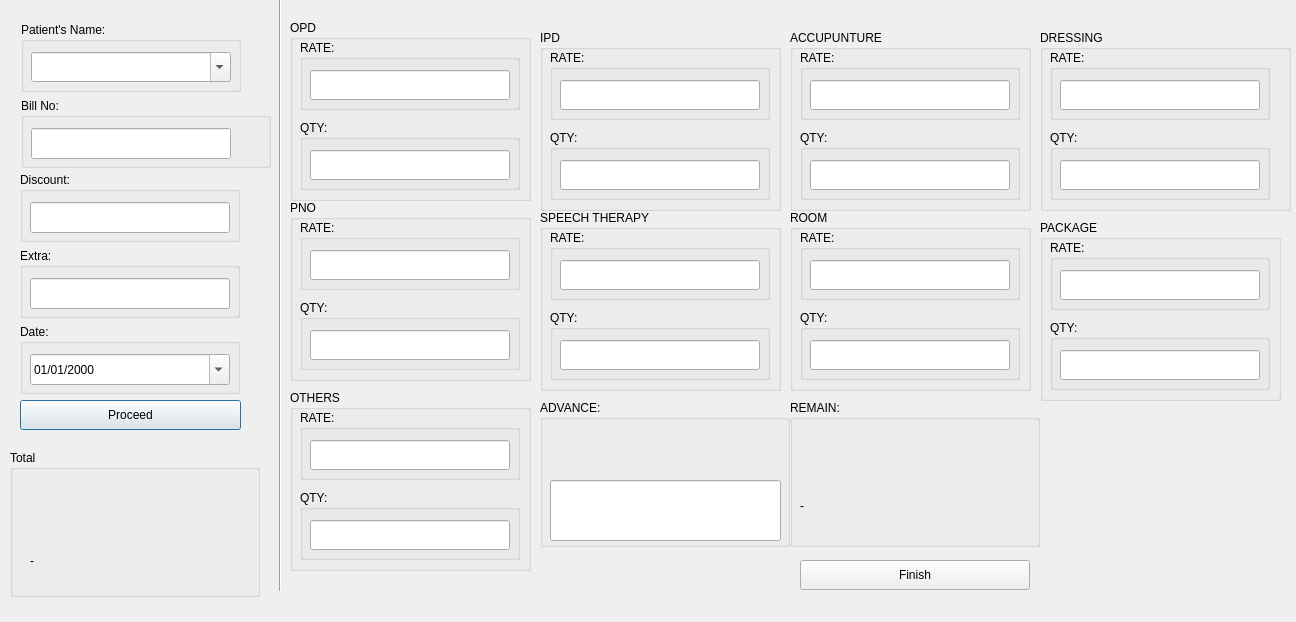
<?xml version="1.0" encoding="UTF-8"?>
<ui version="4.0">
 <class>All_Bill_Dialog</class>
 <widget class="QDialog" name="All_Bill_Dialog">
  <property name="geometry">
   <rect>
    <x>0</x>
    <y>0</y>
    <width>1296</width>
    <height>622</height>
   </rect>
  </property>
  <property name="windowTitle">
   <string>Bill</string>
  </property>
  <widget class="Line" name="line">
   <property name="geometry">
    <rect>
     <x>270</x>
     <y>-40</y>
     <width>20</width>
     <height>631</height>
    </rect>
   </property>
   <property name="orientation">
    <enum>Qt::Vertical</enum>
   </property>
  </widget>
  <widget class="QGroupBox" name="groupBox_11">
   <property name="geometry">
    <rect>
     <x>290</x>
     <y>20</y>
     <width>241</width>
     <height>181</height>
    </rect>
   </property>
   <property name="title">
    <string>OPD</string>
   </property>
   <widget class="QGroupBox" name="groupBox_4">
    <property name="geometry">
     <rect>
      <x>10</x>
      <y>100</y>
      <width>220</width>
      <height>70</height>
     </rect>
    </property>
    <property name="minimumSize">
     <size>
      <width>220</width>
      <height>70</height>
     </size>
    </property>
    <property name="title">
     <string>QTY:</string>
    </property>
    <widget class="QLineEdit" name="lineEdit_3">
     <property name="geometry">
      <rect>
       <x>10</x>
       <y>30</y>
       <width>200</width>
       <height>30</height>
      </rect>
     </property>
     <property name="minimumSize">
      <size>
       <width>200</width>
       <height>30</height>
      </size>
     </property>
    </widget>
   </widget>
   <widget class="QGroupBox" name="groupBox_2">
    <property name="geometry">
     <rect>
      <x>10</x>
      <y>20</y>
      <width>220</width>
      <height>70</height>
     </rect>
    </property>
    <property name="minimumSize">
     <size>
      <width>220</width>
      <height>70</height>
     </size>
    </property>
    <property name="title">
     <string>RATE:</string>
    </property>
    <widget class="QLineEdit" name="lineEdit_2">
     <property name="geometry">
      <rect>
       <x>10</x>
       <y>30</y>
       <width>200</width>
       <height>30</height>
      </rect>
     </property>
     <property name="minimumSize">
      <size>
       <width>200</width>
       <height>30</height>
      </size>
     </property>
    </widget>
   </widget>
  </widget>
  <widget class="QGroupBox" name="groupBox_12">
   <property name="geometry">
    <rect>
     <x>540</x>
     <y>30</y>
     <width>241</width>
     <height>181</height>
    </rect>
   </property>
   <property name="title">
    <string>IPD</string>
   </property>
   <widget class="QGroupBox" name="groupBox_15">
    <property name="geometry">
     <rect>
      <x>10</x>
      <y>100</y>
      <width>220</width>
      <height>70</height>
     </rect>
    </property>
    <property name="minimumSize">
     <size>
      <width>220</width>
      <height>70</height>
     </size>
    </property>
    <property name="title">
     <string>QTY:</string>
    </property>
    <widget class="QLineEdit" name="lineEdit_9">
     <property name="geometry">
      <rect>
       <x>10</x>
       <y>30</y>
       <width>200</width>
       <height>30</height>
      </rect>
     </property>
     <property name="minimumSize">
      <size>
       <width>200</width>
       <height>30</height>
      </size>
     </property>
    </widget>
   </widget>
   <widget class="QGroupBox" name="groupBox_16">
    <property name="geometry">
     <rect>
      <x>10</x>
      <y>20</y>
      <width>220</width>
      <height>70</height>
     </rect>
    </property>
    <property name="minimumSize">
     <size>
      <width>220</width>
      <height>70</height>
     </size>
    </property>
    <property name="title">
     <string>RATE:</string>
    </property>
    <widget class="QLineEdit" name="lineEdit_10">
     <property name="geometry">
      <rect>
       <x>10</x>
       <y>30</y>
       <width>200</width>
       <height>30</height>
      </rect>
     </property>
     <property name="minimumSize">
      <size>
       <width>200</width>
       <height>30</height>
      </size>
     </property>
    </widget>
   </widget>
  </widget>
  <widget class="QGroupBox" name="groupBox_17">
   <property name="geometry">
    <rect>
     <x>290</x>
     <y>200</y>
     <width>241</width>
     <height>181</height>
    </rect>
   </property>
   <property name="title">
    <string>PNO</string>
   </property>
   <widget class="QGroupBox" name="groupBox_18">
    <property name="geometry">
     <rect>
      <x>10</x>
      <y>100</y>
      <width>220</width>
      <height>70</height>
     </rect>
    </property>
    <property name="minimumSize">
     <size>
      <width>220</width>
      <height>70</height>
     </size>
    </property>
    <property name="title">
     <string>QTY:</string>
    </property>
    <widget class="QLineEdit" name="lineEdit_11">
     <property name="geometry">
      <rect>
       <x>10</x>
       <y>30</y>
       <width>200</width>
       <height>30</height>
      </rect>
     </property>
     <property name="minimumSize">
      <size>
       <width>200</width>
       <height>30</height>
      </size>
     </property>
    </widget>
   </widget>
   <widget class="QGroupBox" name="groupBox_19">
    <property name="geometry">
     <rect>
      <x>10</x>
      <y>20</y>
      <width>220</width>
      <height>70</height>
     </rect>
    </property>
    <property name="minimumSize">
     <size>
      <width>220</width>
      <height>70</height>
     </size>
    </property>
    <property name="title">
     <string>RATE:</string>
    </property>
    <widget class="QLineEdit" name="lineEdit_12">
     <property name="geometry">
      <rect>
       <x>10</x>
       <y>30</y>
       <width>200</width>
       <height>30</height>
      </rect>
     </property>
     <property name="minimumSize">
      <size>
       <width>200</width>
       <height>30</height>
      </size>
     </property>
    </widget>
   </widget>
  </widget>
  <widget class="QGroupBox" name="groupBox_20">
   <property name="geometry">
    <rect>
     <x>540</x>
     <y>210</y>
     <width>241</width>
     <height>181</height>
    </rect>
   </property>
   <property name="title">
    <string>SPEECH THERAPY</string>
   </property>
   <widget class="QGroupBox" name="groupBox_23">
    <property name="geometry">
     <rect>
      <x>10</x>
      <y>100</y>
      <width>220</width>
      <height>70</height>
     </rect>
    </property>
    <property name="minimumSize">
     <size>
      <width>220</width>
      <height>70</height>
     </size>
    </property>
    <property name="title">
     <string>QTY:</string>
    </property>
    <widget class="QLineEdit" name="lineEdit_15">
     <property name="geometry">
      <rect>
       <x>10</x>
       <y>30</y>
       <width>200</width>
       <height>30</height>
      </rect>
     </property>
     <property name="minimumSize">
      <size>
       <width>200</width>
       <height>30</height>
      </size>
     </property>
    </widget>
   </widget>
   <widget class="QGroupBox" name="groupBox_24">
    <property name="geometry">
     <rect>
      <x>10</x>
      <y>20</y>
      <width>220</width>
      <height>70</height>
     </rect>
    </property>
    <property name="minimumSize">
     <size>
      <width>220</width>
      <height>70</height>
     </size>
    </property>
    <property name="title">
     <string>RATE:</string>
    </property>
    <widget class="QLineEdit" name="lineEdit_16">
     <property name="geometry">
      <rect>
       <x>10</x>
       <y>30</y>
       <width>200</width>
       <height>30</height>
      </rect>
     </property>
     <property name="minimumSize">
      <size>
       <width>200</width>
       <height>30</height>
      </size>
     </property>
    </widget>
   </widget>
  </widget>
  <widget class="QGroupBox" name="groupBox_25">
   <property name="geometry">
    <rect>
     <x>790</x>
     <y>30</y>
     <width>241</width>
     <height>181</height>
    </rect>
   </property>
   <property name="title">
    <string>ACCUPUNTURE</string>
   </property>
   <widget class="QGroupBox" name="groupBox_26">
    <property name="geometry">
     <rect>
      <x>10</x>
      <y>100</y>
      <width>220</width>
      <height>70</height>
     </rect>
    </property>
    <property name="minimumSize">
     <size>
      <width>220</width>
      <height>70</height>
     </size>
    </property>
    <property name="title">
     <string>QTY:</string>
    </property>
    <widget class="QLineEdit" name="lineEdit_17">
     <property name="geometry">
      <rect>
       <x>10</x>
       <y>30</y>
       <width>200</width>
       <height>30</height>
      </rect>
     </property>
     <property name="minimumSize">
      <size>
       <width>200</width>
       <height>30</height>
      </size>
     </property>
    </widget>
   </widget>
   <widget class="QGroupBox" name="groupBox_27">
    <property name="geometry">
     <rect>
      <x>10</x>
      <y>20</y>
      <width>220</width>
      <height>70</height>
     </rect>
    </property>
    <property name="minimumSize">
     <size>
      <width>220</width>
      <height>70</height>
     </size>
    </property>
    <property name="title">
     <string>RATE:</string>
    </property>
    <widget class="QLineEdit" name="lineEdit_18">
     <property name="geometry">
      <rect>
       <x>10</x>
       <y>30</y>
       <width>200</width>
       <height>30</height>
      </rect>
     </property>
     <property name="minimumSize">
      <size>
       <width>200</width>
       <height>30</height>
      </size>
     </property>
    </widget>
   </widget>
  </widget>
  <widget class="QGroupBox" name="groupBox_28">
   <property name="geometry">
    <rect>
     <x>1040</x>
     <y>30</y>
     <width>251</width>
     <height>181</height>
    </rect>
   </property>
   <property name="title">
    <string>DRESSING</string>
   </property>
   <widget class="QGroupBox" name="groupBox_29">
    <property name="geometry">
     <rect>
      <x>10</x>
      <y>100</y>
      <width>220</width>
      <height>70</height>
     </rect>
    </property>
    <property name="minimumSize">
     <size>
      <width>220</width>
      <height>70</height>
     </size>
    </property>
    <property name="title">
     <string>QTY:</string>
    </property>
    <widget class="QLineEdit" name="lineEdit_19">
     <property name="geometry">
      <rect>
       <x>10</x>
       <y>30</y>
       <width>200</width>
       <height>30</height>
      </rect>
     </property>
     <property name="minimumSize">
      <size>
       <width>200</width>
       <height>30</height>
      </size>
     </property>
    </widget>
   </widget>
   <widget class="QGroupBox" name="groupBox_30">
    <property name="geometry">
     <rect>
      <x>10</x>
      <y>20</y>
      <width>220</width>
      <height>70</height>
     </rect>
    </property>
    <property name="minimumSize">
     <size>
      <width>220</width>
      <height>70</height>
     </size>
    </property>
    <property name="title">
     <string>RATE:</string>
    </property>
    <widget class="QLineEdit" name="lineEdit_20">
     <property name="geometry">
      <rect>
       <x>10</x>
       <y>30</y>
       <width>200</width>
       <height>30</height>
      </rect>
     </property>
     <property name="minimumSize">
      <size>
       <width>200</width>
       <height>30</height>
      </size>
     </property>
    </widget>
   </widget>
  </widget>
  <widget class="QGroupBox" name="groupBox_31">
   <property name="geometry">
    <rect>
     <x>790</x>
     <y>210</y>
     <width>241</width>
     <height>181</height>
    </rect>
   </property>
   <property name="title">
    <string>ROOM</string>
   </property>
   <widget class="QGroupBox" name="groupBox_32">
    <property name="geometry">
     <rect>
      <x>10</x>
      <y>100</y>
      <width>220</width>
      <height>70</height>
     </rect>
    </property>
    <property name="minimumSize">
     <size>
      <width>220</width>
      <height>70</height>
     </size>
    </property>
    <property name="title">
     <string>QTY:</string>
    </property>
    <widget class="QLineEdit" name="lineEdit_21">
     <property name="geometry">
      <rect>
       <x>10</x>
       <y>30</y>
       <width>200</width>
       <height>30</height>
      </rect>
     </property>
     <property name="minimumSize">
      <size>
       <width>200</width>
       <height>30</height>
      </size>
     </property>
    </widget>
   </widget>
   <widget class="QGroupBox" name="groupBox_33">
    <property name="geometry">
     <rect>
      <x>10</x>
      <y>20</y>
      <width>220</width>
      <height>70</height>
     </rect>
    </property>
    <property name="minimumSize">
     <size>
      <width>220</width>
      <height>70</height>
     </size>
    </property>
    <property name="title">
     <string>RATE:</string>
    </property>
    <widget class="QLineEdit" name="lineEdit_22">
     <property name="geometry">
      <rect>
       <x>10</x>
       <y>30</y>
       <width>200</width>
       <height>30</height>
      </rect>
     </property>
     <property name="minimumSize">
      <size>
       <width>200</width>
       <height>30</height>
      </size>
     </property>
    </widget>
   </widget>
  </widget>
  <widget class="QGroupBox" name="groupBox_34">
   <property name="geometry">
    <rect>
     <x>1040</x>
     <y>220</y>
     <width>241</width>
     <height>181</height>
    </rect>
   </property>
   <property name="title">
    <string>PACKAGE</string>
   </property>
   <widget class="QGroupBox" name="groupBox_35">
    <property name="geometry">
     <rect>
      <x>10</x>
      <y>100</y>
      <width>220</width>
      <height>70</height>
     </rect>
    </property>
    <property name="minimumSize">
     <size>
      <width>220</width>
      <height>70</height>
     </size>
    </property>
    <property name="title">
     <string>QTY:</string>
    </property>
    <widget class="QLineEdit" name="lineEdit_23">
     <property name="geometry">
      <rect>
       <x>10</x>
       <y>30</y>
       <width>200</width>
       <height>30</height>
      </rect>
     </property>
     <property name="minimumSize">
      <size>
       <width>200</width>
       <height>30</height>
      </size>
     </property>
    </widget>
   </widget>
   <widget class="QGroupBox" name="groupBox_36">
    <property name="geometry">
     <rect>
      <x>10</x>
      <y>20</y>
      <width>220</width>
      <height>70</height>
     </rect>
    </property>
    <property name="minimumSize">
     <size>
      <width>220</width>
      <height>70</height>
     </size>
    </property>
    <property name="title">
     <string>RATE:</string>
    </property>
    <widget class="QLineEdit" name="lineEdit_24">
     <property name="geometry">
      <rect>
       <x>10</x>
       <y>30</y>
       <width>200</width>
       <height>30</height>
      </rect>
     </property>
     <property name="minimumSize">
      <size>
       <width>200</width>
       <height>30</height>
      </size>
     </property>
    </widget>
   </widget>
  </widget>
  <widget class="QGroupBox" name="groupBox_37">
   <property name="geometry">
    <rect>
     <x>290</x>
     <y>390</y>
     <width>241</width>
     <height>181</height>
    </rect>
   </property>
   <property name="title">
    <string>OTHERS</string>
   </property>
   <widget class="QGroupBox" name="groupBox_38">
    <property name="geometry">
     <rect>
      <x>10</x>
      <y>100</y>
      <width>220</width>
      <height>70</height>
     </rect>
    </property>
    <property name="minimumSize">
     <size>
      <width>220</width>
      <height>70</height>
     </size>
    </property>
    <property name="title">
     <string>QTY:</string>
    </property>
    <widget class="QLineEdit" name="lineEdit_25">
     <property name="geometry">
      <rect>
       <x>10</x>
       <y>30</y>
       <width>200</width>
       <height>30</height>
      </rect>
     </property>
     <property name="minimumSize">
      <size>
       <width>200</width>
       <height>30</height>
      </size>
     </property>
    </widget>
   </widget>
   <widget class="QGroupBox" name="groupBox_39">
    <property name="geometry">
     <rect>
      <x>10</x>
      <y>20</y>
      <width>220</width>
      <height>70</height>
     </rect>
    </property>
    <property name="minimumSize">
     <size>
      <width>220</width>
      <height>70</height>
     </size>
    </property>
    <property name="title">
     <string>RATE:</string>
    </property>
    <widget class="QLineEdit" name="lineEdit_26">
     <property name="geometry">
      <rect>
       <x>10</x>
       <y>30</y>
       <width>200</width>
       <height>30</height>
      </rect>
     </property>
     <property name="minimumSize">
      <size>
       <width>200</width>
       <height>30</height>
      </size>
     </property>
    </widget>
   </widget>
  </widget>
  <widget class="QGroupBox" name="groupBox">
   <property name="geometry">
    <rect>
     <x>21</x>
     <y>22</y>
     <width>220</width>
     <height>70</height>
    </rect>
   </property>
   <property name="minimumSize">
    <size>
     <width>220</width>
     <height>70</height>
    </size>
   </property>
   <property name="title">
    <string>Patient's Name:</string>
   </property>
   <widget class="QComboBox" name="comboBox">
    <property name="geometry">
     <rect>
      <x>10</x>
      <y>30</y>
      <width>200</width>
      <height>30</height>
     </rect>
    </property>
    <property name="minimumSize">
     <size>
      <width>200</width>
      <height>30</height>
     </size>
    </property>
    <property name="editable">
     <bool>true</bool>
    </property>
   </widget>
  </widget>
  <widget class="QGroupBox" name="groupBox_3">
   <property name="geometry">
    <rect>
     <x>21</x>
     <y>98</y>
     <width>250</width>
     <height>70</height>
    </rect>
   </property>
   <property name="minimumSize">
    <size>
     <width>220</width>
     <height>70</height>
    </size>
   </property>
   <property name="title">
    <string>Bill No:</string>
   </property>
   <widget class="QLineEdit" name="lineEdit">
    <property name="geometry">
     <rect>
      <x>10</x>
      <y>30</y>
      <width>200</width>
      <height>31</height>
     </rect>
    </property>
    <property name="minimumSize">
     <size>
      <width>200</width>
      <height>30</height>
     </size>
    </property>
   </widget>
  </widget>
  <widget class="QGroupBox" name="groupBox_5">
   <property name="geometry">
    <rect>
     <x>20</x>
     <y>172</y>
     <width>220</width>
     <height>70</height>
    </rect>
   </property>
   <property name="minimumSize">
    <size>
     <width>220</width>
     <height>70</height>
    </size>
   </property>
   <property name="title">
    <string>Discount:</string>
   </property>
   <widget class="QLineEdit" name="lineEdit_4">
    <property name="geometry">
     <rect>
      <x>10</x>
      <y>30</y>
      <width>200</width>
      <height>31</height>
     </rect>
    </property>
    <property name="minimumSize">
     <size>
      <width>200</width>
      <height>30</height>
     </size>
    </property>
   </widget>
  </widget>
  <widget class="QGroupBox" name="groupBox_7">
   <property name="geometry">
    <rect>
     <x>20</x>
     <y>324</y>
     <width>220</width>
     <height>70</height>
    </rect>
   </property>
   <property name="minimumSize">
    <size>
     <width>220</width>
     <height>70</height>
    </size>
   </property>
   <property name="title">
    <string>Date:</string>
   </property>
   <widget class="QDateEdit" name="dateEdit">
    <property name="geometry">
     <rect>
      <x>10</x>
      <y>30</y>
      <width>200</width>
      <height>31</height>
     </rect>
    </property>
    <property name="minimumSize">
     <size>
      <width>200</width>
      <height>30</height>
     </size>
    </property>
    <property name="displayFormat">
     <string>dd/MM/yyyy</string>
    </property>
    <property name="calendarPopup">
     <bool>true</bool>
    </property>
   </widget>
  </widget>
  <widget class="QGroupBox" name="groupBox_6">
   <property name="geometry">
    <rect>
     <x>20</x>
     <y>248</y>
     <width>220</width>
     <height>70</height>
    </rect>
   </property>
   <property name="minimumSize">
    <size>
     <width>220</width>
     <height>70</height>
    </size>
   </property>
   <property name="title">
    <string>Extra:</string>
   </property>
   <widget class="QLineEdit" name="lineEdit_5">
    <property name="geometry">
     <rect>
      <x>10</x>
      <y>30</y>
      <width>200</width>
      <height>31</height>
     </rect>
    </property>
    <property name="minimumSize">
     <size>
      <width>200</width>
      <height>30</height>
     </size>
    </property>
   </widget>
  </widget>
  <widget class="QPushButton" name="pushButton_2">
   <property name="geometry">
    <rect>
     <x>20</x>
     <y>400</y>
     <width>221</width>
     <height>30</height>
    </rect>
   </property>
   <property name="minimumSize">
    <size>
     <width>200</width>
     <height>30</height>
    </size>
   </property>
   <property name="text">
    <string>Proceed</string>
   </property>
  </widget>
  <widget class="QGroupBox" name="groupBox_8">
   <property name="geometry">
    <rect>
     <x>10</x>
     <y>450</y>
     <width>250</width>
     <height>147</height>
    </rect>
   </property>
   <property name="minimumSize">
    <size>
     <width>250</width>
     <height>70</height>
    </size>
   </property>
   <property name="styleSheet">
    <string notr="true">font: 36pt &quot;MS Shell Dlg 2&quot;;</string>
   </property>
   <property name="title">
    <string>Total</string>
   </property>
   <widget class="QLabel" name="label_11">
    <property name="geometry">
     <rect>
      <x>20</x>
      <y>80</y>
      <width>230</width>
      <height>61</height>
     </rect>
    </property>
    <property name="minimumSize">
     <size>
      <width>230</width>
      <height>30</height>
     </size>
    </property>
    <property name="styleSheet">
     <string notr="true">font: 28pt &quot;MS Shell Dlg 2&quot;;</string>
    </property>
    <property name="text">
     <string>-</string>
    </property>
   </widget>
  </widget>
  <widget class="QGroupBox" name="groupBox_9">
   <property name="geometry">
    <rect>
     <x>540</x>
     <y>400</y>
     <width>250</width>
     <height>147</height>
    </rect>
   </property>
   <property name="minimumSize">
    <size>
     <width>250</width>
     <height>70</height>
    </size>
   </property>
   <property name="styleSheet">
    <string notr="true">font: 36pt &quot;MS Shell Dlg 2&quot;;</string>
   </property>
   <property name="title">
    <string>ADVANCE:</string>
   </property>
   <widget class="QLineEdit" name="lineEdit_6">
    <property name="geometry">
     <rect>
      <x>10</x>
      <y>80</y>
      <width>231</width>
      <height>61</height>
     </rect>
    </property>
    <property name="minimumSize">
     <size>
      <width>200</width>
      <height>30</height>
     </size>
    </property>
   </widget>
  </widget>
  <widget class="QGroupBox" name="groupBox_10">
   <property name="geometry">
    <rect>
     <x>790</x>
     <y>400</y>
     <width>250</width>
     <height>147</height>
    </rect>
   </property>
   <property name="minimumSize">
    <size>
     <width>250</width>
     <height>70</height>
    </size>
   </property>
   <property name="styleSheet">
    <string notr="true">font: 36pt &quot;MS Shell Dlg 2&quot;;</string>
   </property>
   <property name="title">
    <string>REMAIN:</string>
   </property>
   <widget class="QLabel" name="label_12">
    <property name="geometry">
     <rect>
      <x>10</x>
      <y>70</y>
      <width>231</width>
      <height>71</height>
     </rect>
    </property>
    <property name="minimumSize">
     <size>
      <width>230</width>
      <height>30</height>
     </size>
    </property>
    <property name="text">
     <string>-</string>
    </property>
   </widget>
  </widget>
  <widget class="QPushButton" name="pushButton">
   <property name="geometry">
    <rect>
     <x>800</x>
     <y>560</y>
     <width>230</width>
     <height>30</height>
    </rect>
   </property>
   <property name="minimumSize">
    <size>
     <width>230</width>
     <height>30</height>
    </size>
   </property>
   <property name="text">
    <string>Finish</string>
   </property>
  </widget>
 </widget>
 <tabstops>
  <tabstop>comboBox</tabstop>
  <tabstop>lineEdit</tabstop>
  <tabstop>lineEdit_4</tabstop>
  <tabstop>lineEdit_5</tabstop>
  <tabstop>dateEdit</tabstop>
  <tabstop>pushButton_2</tabstop>
  <tabstop>lineEdit_2</tabstop>
  <tabstop>lineEdit_3</tabstop>
  <tabstop>lineEdit_10</tabstop>
  <tabstop>lineEdit_9</tabstop>
  <tabstop>lineEdit_18</tabstop>
  <tabstop>lineEdit_17</tabstop>
  <tabstop>lineEdit_20</tabstop>
  <tabstop>lineEdit_19</tabstop>
  <tabstop>lineEdit_12</tabstop>
  <tabstop>lineEdit_11</tabstop>
  <tabstop>lineEdit_16</tabstop>
  <tabstop>lineEdit_15</tabstop>
  <tabstop>lineEdit_22</tabstop>
  <tabstop>lineEdit_21</tabstop>
  <tabstop>lineEdit_24</tabstop>
  <tabstop>lineEdit_23</tabstop>
  <tabstop>lineEdit_26</tabstop>
  <tabstop>lineEdit_25</tabstop>
  <tabstop>lineEdit_6</tabstop>
  <tabstop>pushButton</tabstop>
 </tabstops>
 <resources/>
 <connections/>
</ui>
